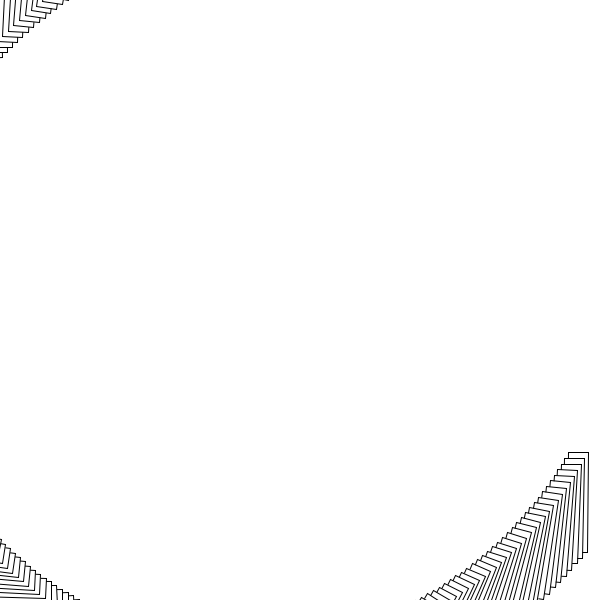
Frame 1 (no input)
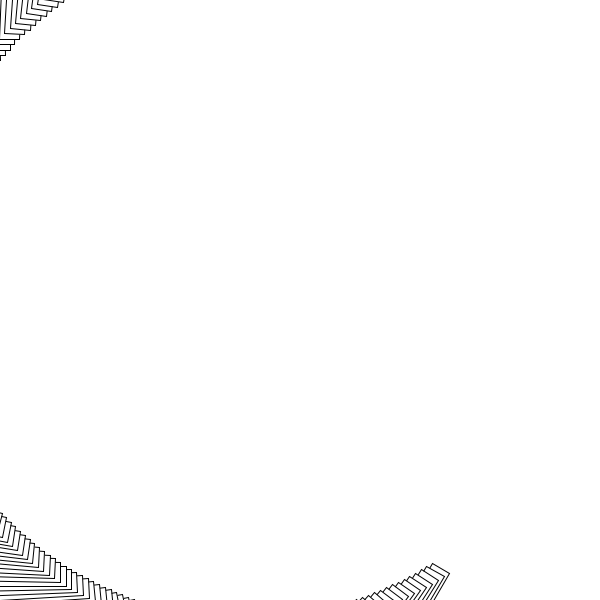
Frame 60 (the mouse pressed at the canvas centre just before this capture)
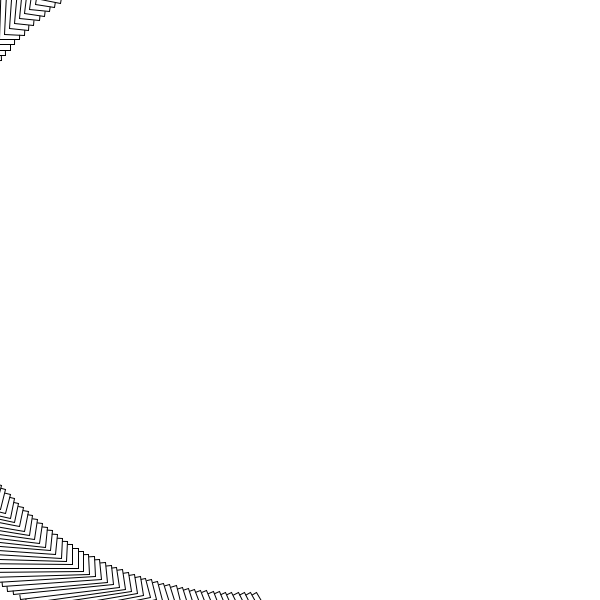
Frame 120 (the mouse held since frame 60 and released just before this capture)

The Processing sketch that drew these frames (run headless with seeded random() and noise(); from frame 60 on, the mouse is pressed at the canvas centre):

// Processing sketch: week5_03_map_loop
// ── week5_03_map_loop.pde
// Code 1 FA_18
// Bryan Ma

// this code maps 10 rectangles across the screen, using a for loop to draw them.

// change the code sp that it draws 20 rectangles instead of 10, 
// and maps them across the screen so that you can see all 20.
// after that, change yPos so that it maps their position in the y-dimension as well,
// drawing a diagonal line of rectangles from the top left to the bottom right.

void setup() {
  size(600, 600);
  rectMode(CENTER);
}

void draw() {
  background(255);
  for (int i = 0; i < 200; i++) {
    float xPos = map(i, 0, 200, width/2-10, width/2+10);
    float yPos = map(i, 0, 200, height/2-50,height/2+50 );
    pushMatrix();
    translate(xPos,yPos);
    rotate(radians(i+frameCount*0.5));
    rect(xPos, yPos, 20, 100);    
    popMatrix();
    
  }
}
